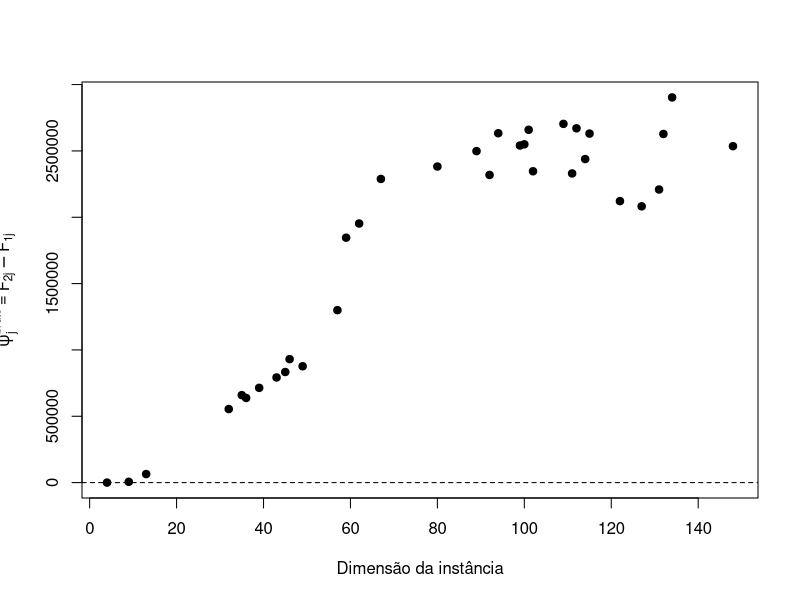
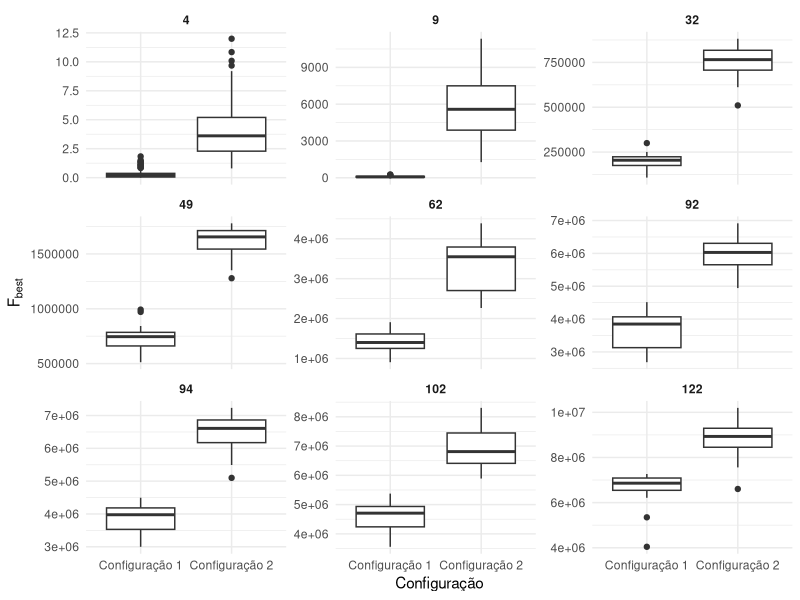
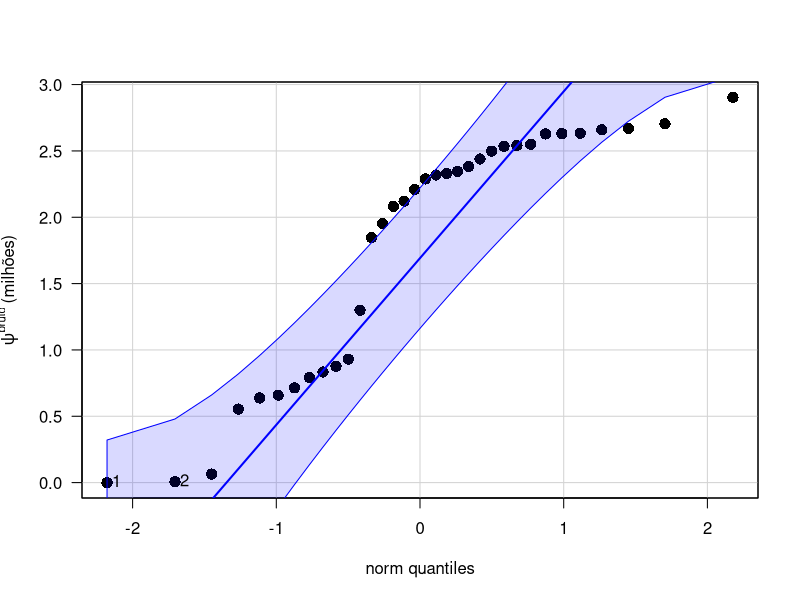
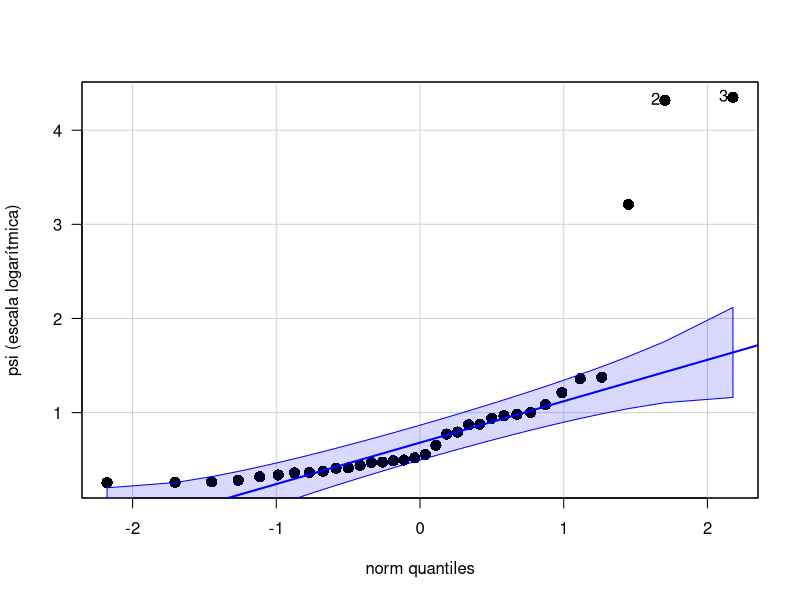
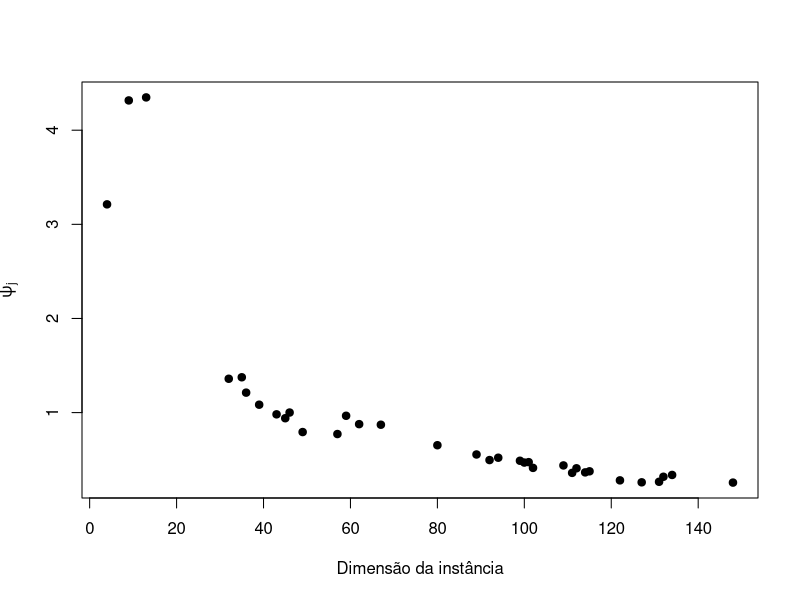
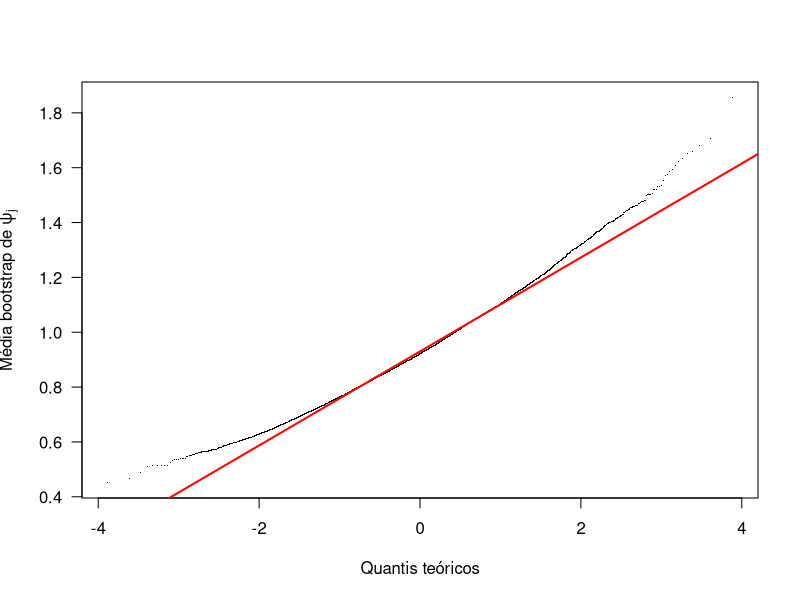

Write R code to recreate these figures, in order.
## ---- chunk 1
knitr::opts_chunk$set(fig.pos = "H", out.extra = "")
## ---- chunk 2
ss <- power.t.test(delta = 0.5, sd = 1, sig.level = 0.05, power = 0.8,
                   type = "paired", alternative = "two.sided")
## ---- chunk 3
# Sorteio feito em ec03_experimento.R com set.seed(2026) e salvo em dims_ec03.csv
dims <- sort(read.csv("dims_ec03.csv")$dim)

cat("**Dimensões selecionadas:** ", paste(dims, collapse = ", "), ".", sep = "")
## ---- chunk 4
pil       <- read.csv("piloto_ec03.csv", sep = ";")
sigma_pil <- sd(pil$psi)
se_star   <- sqrt(0.1) * sigma_pil
fv <- function(x, d = 3) gsub(".", "{,}", sprintf(paste0("%.", d, "f"), x), fixed = TRUE)
## ---- chunk 5

# Leitura dos dados brutos
res <- read.csv("dados_ec03.csv",
                sep = ";", dec = ".", header = TRUE)

# Média e número de repetições por dimensão e configuração
estatisticas <- aggregate(
  Fbest ~ dim + config,
  data = res,
  FUN = function(x) c(media = mean(x), n = length(x))
)

medias <- data.frame(
  dim    = estatisticas$dim,
  config = estatisticas$config,
  media  = estatisticas$Fbest[, "media"],
  n      = estatisticas$Fbest[, "n"]
)

media1 <- subset(medias, config == 1, select = c(dim, media, n))
media2 <- subset(medias, config == 2, select = c(dim, media, n))
names(media1) <- c("dim", "media1", "n1")
names(media2) <- c("dim", "media2", "n2")

diferencas <- merge(media1, media2, by = "dim")

# Diferença: Configuração 2 - Configuração 1 (escala original)
diferencas$psi_bruto <- diferencas$media2 - diferencas$media1
diferencas <- diferencas[order(diferencas$dim), ]
## ---- chunk 6
plot(
  x = diferencas$dim,
  y = diferencas$psi_bruto,
  xlab = "Dimensão da instância",
  ylab = expression(psi[j]^{bruto} == bar(F)[2*j] - bar(F)[1*j]),
  pch = 19
)
abline(h = 0, lty = 2)
## ---- chunk 7
set.seed(1)

dims_expl <- sort(sample(dims, size = 9, replace = FALSE))


cat("**Dimensões selecionadas para a análise exploratória:** ",
    paste(dims_expl, collapse = ", "), ".", sep = "")

## ---- chunk 8

library(ggplot2)

res_expl <- subset(res, dim %in% dims_expl)

res_expl$config <- factor(
  res_expl$config,
  levels = c(1, 2),
  labels = c("Configuração 1", "Configuração 2")
)

ggplot(res_expl, aes(x = config, y = Fbest)) +
  geom_boxplot() +
  facet_wrap(~ dim, scales = "free_y") +
  labs(
    x = "Configuração",
    y = expression(F[best])
  ) +
  theme_minimal() +
  theme(
    strip.text = element_text(face = "bold"),
    axis.text.x = element_text(angle = 0)
  )
## ---- chunk 9
sw_bruto <- shapiro.test(diferencas$psi_bruto)
# p-valor: "< 0,001" quando muito pequeno
fp <- function(p) if (p < 0.001) "< 0{,}001" else paste("=", gsub(".", "{,}", sprintf("%.3f", p), fixed = TRUE))
## ---- chunk 10
invisible(
car::qqPlot(diferencas$psi_bruto / 1e6,
            id = TRUE,
            ylab = expression(psi^{bruto}~"(milhões)"),
            cex = 1.5,
            pch = 16,
            las = 1)
)
## ---- chunk 11
res$log_Fbest <- log(res$Fbest)

medias_log <- aggregate(log_Fbest ~ dim + config, data = res, FUN = mean)

m1 <- subset(medias_log, config == 1, select = c(dim, log_Fbest))
m2 <- subset(medias_log, config == 2, select = c(dim, log_Fbest))
names(m1)[2] <- "Y1"
names(m2)[2] <- "Y2"

diferencas_log <- merge(m1, m2, by = "dim")
diferencas_log$psi <- diferencas_log$Y2 - diferencas_log$Y1
diferencas_log <- diferencas_log[order(diferencas_log$dim), ]

sw_log   <- shapiro.test(diferencas_log$psi)
extremos <- order(diferencas_log$psi, decreasing = TRUE)[1:3]
## ---- chunk 12
invisible(
  car::qqPlot(diferencas_log$psi,
              id = TRUE,
              ylab = "psi (escala logarítmica)",
              cex = 1.5,
              pch = 16,
              las = 1)
)
## ---- chunk 13
plot(
  x = diferencas_log$dim,
  y = diferencas_log$psi,
  xlab = "Dimensão da instância",
  ylab = expression(psi[j]),
  pch = 19
)
abline(h = 0, lty = 2)
## ---- chunk 14
alpha  <- 0.05
d_star <- 0.5

psi   <- diferencas_log$psi
N     <- length(psi)
psi_m <- mean(psi)
psi_s <- sd(psi)

# número com vírgula decimal, para uso em modo matemático
fm <- function(x, d = 2) gsub(".", "{,}", sprintf(paste0("%.", d, "f"), x), fixed = TRUE)
# porcentagem inteira
fpct <- function(x) paste0(round(100 * x), "\\%")
## ---- chunk 15
teste_t <- t.test(diferencas_log$Y2, diferencas_log$Y1, paired = TRUE,
                  alternative = "two.sided", conf.level = 1 - alpha)
## ---- chunk 16
set.seed(2026)
media_boot <- replicate(9999, mean(sample(psi, N, replace = TRUE)))
ic_boot    <- quantile(media_boot, c(alpha / 2, 1 - alpha / 2))

qqnorm(media_boot, pch = ".", las = 1, main = "",
       xlab = "Quantis teóricos", ylab = expression("Média bootstrap de " * psi[j]))
qqline(media_boot, col = "red", lwd = 2)
## ---- chunk 17
n_sinal <- sum(psi != 0)
r_sinal <- sum(psi > 0)
p_sinal <- min(1, 2 * pbinom(min(r_sinal, n_sinal - r_sinal), n_sinal, prob = 0.5))
## ---- chunk 18
teste_w <- suppressWarnings(wilcox.test(diferencas_log$Y2, diferencas_log$Y1, paired = TRUE,
                                        alternative = "two.sided", conf.int = TRUE,
                                        conf.level = 1 - alpha))
## ---- chunk 19
ic_t   <- teste_t$conf.int
t_crit <- qt(1 - alpha / 2, df = N - 1)
d_hat  <- psi_m / psi_s
razao    <- exp(psi_m)
razao_ic <- exp(ic_t)
## ---- chunk 20
t_sem   <- t.test(psi[-extremos], mu = 0, conf.level = 1 - alpha)
razao_s <- exp(unname(t_sem$estimate))
rho     <- cor(diferencas_log$dim, psi, method = "spearman")
razao_min <- exp(min(psi)); razao_max <- exp(max(psi))
## ---- chunk 21
pot <- power.t.test(n = N, delta = d_star, sd = 1, sig.level = alpha,
                    type = "paired", alternative = "two.sided")$power
## ---- chunk 22
knitr::kable(
  diferencas,
  digits = 1,
  format.args = list(decimal.mark = ",", big.mark = "."),
  col.names = c("Dim.", "Média Config. 1", "n1",
                "Média Config. 2", "n2", "Dif. (psi bruto)"),
  caption = "Desempenho médio (escala original) e número de repetições por instância."
)
## ---- chunk 23
tab_inst <- read.csv("tabela_instancias_ec03.csv")
tab_inst$atingiu <- ifelse(tab_inst$bateu_nmax, "não", "sim")
knitr::kable(
  tab_inst[, c("dim", "psi", "se", "n1", "n2", "atingiu")],
  digits = 3,
  format.args = list(decimal.mark = ","),
  col.names = c("Dim.", "psi (log)", "Erro padrão", "n1", "n2", "Atingiu se*"),
  caption = "Resultado do procedimento de amostragem por instância: diferença em escala logarítmica, seu erro padrão, número de execuções de cada configuração e se o alvo de precisão foi atingido."
)
